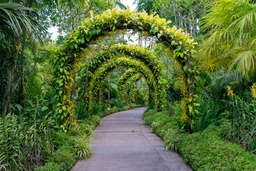
#> input picture footpath.jpg, 256 x 171 px, shrunk from 1000 x 667 before the run
$ jupyter execute 'Histogram Equalization Assignment-15.ipynb'
#> lines starting #> are read from the running program, lines starting #| are printed output that depends on the picture
# Histogram Equalization Assignment-15

- imports and setup

[cell 1]
import cv2
import numpy as np
import matplotlib.pyplot as plt

[cell 2]
def hist_plot(img):
    # list to store the count of each intensity value
    count = []
    # list to store intensity value
    r = []
    # loop to traverse each intensity value
    for k in range(0, 256):
        r.append(k)
        count1 = 0
        # loops to traverse each pixel in the image
        for i in range(m):
            for j in range(n):
                if img[i, j] == k:
                    count1 += 1
        count.append(count1)
    return (r, count)

- with equalization it took 7min and 14sec
- use of equalizeHist method of cv2

[cell 3]
img = cv2.imread('footpath.jpg', 1)
#> img is the input picture: shape (171, 256, 3); mean B, G, R 58.2, 108.1, 86.9
img = cv2.cvtColor(img, cv2.COLOR_BGR2GRAY)
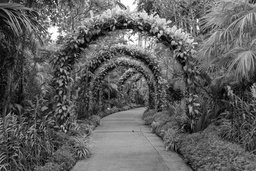
#> img: shape (171, 256); min 0, max 255, mean 96.1
m, n = img.shape
#> m = 171; n = 256


# calculating the histogram of the original image
r1, count1 = hist_plot(img)
#> r1 = 256 values from 0 to 255; count1 = 256 values, max 396 at index 90, min 1 at index 0, mean 171

# Applying histogram equalization
img1 = cv2.equalizeHist(img)
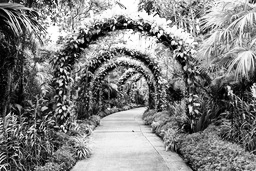
#> img1: shape (171, 256); min 0, max 255, mean 128.3
r2, count2 = hist_plot(img1)
#> r2 = 256 values from 0 to 255; count2 = 256 values, max 396 at index 121, min 0 at index 17, mean 171

[cell 4]
fig, axs = plt.subplots(2, 2, figsize=(10, 10))
plt.subplot(2, 2, 1)
plt.imshow(img)
plt.title("Original Image")


plt.subplot(2, 2, 2)
plt.stem(r1, count1)
plt.xlabel('intensity value')
plt.ylabel('number of pixels')
plt.title('Histogram of the original image')

plt.subplot(2, 2, 3)
plt.imshow(img1)
plt.title("Equalized Image")


plt.subplot(2, 2, 4)
plt.stem(r2, count2)
plt.xlabel('intensity value')
plt.ylabel('number of pixels')
plt.title('Histogram of the equalized image')

plt.show()
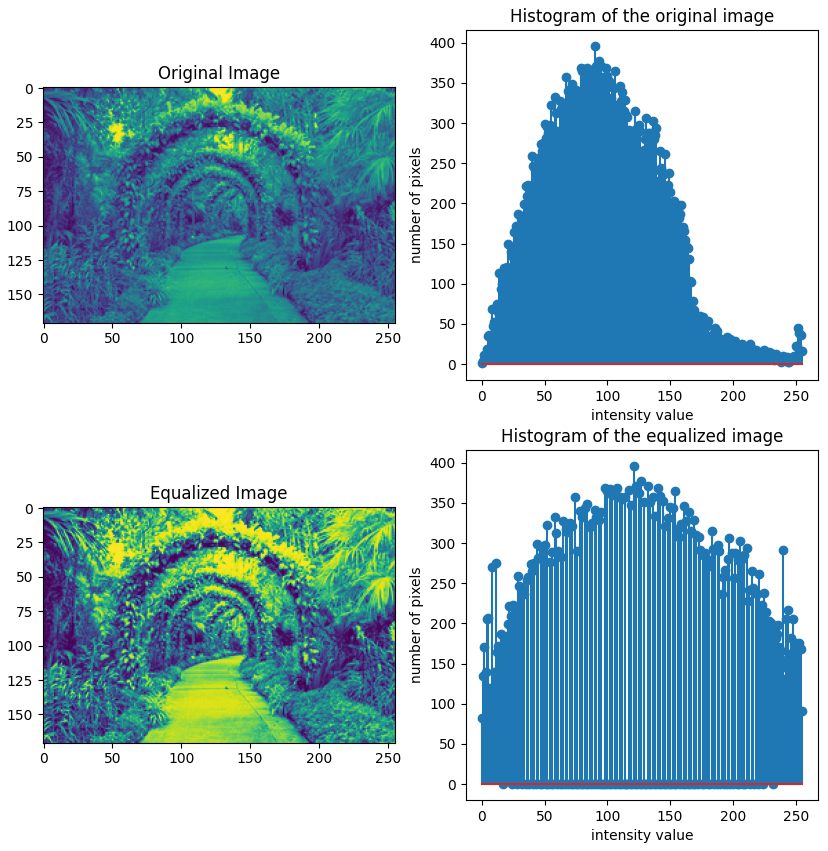
#> figure drawn by matplotlib, 4 panels; panel 2: curve peaks at x = 90, y = 396; panel 4: curve peaks at x = 121, y = 396
